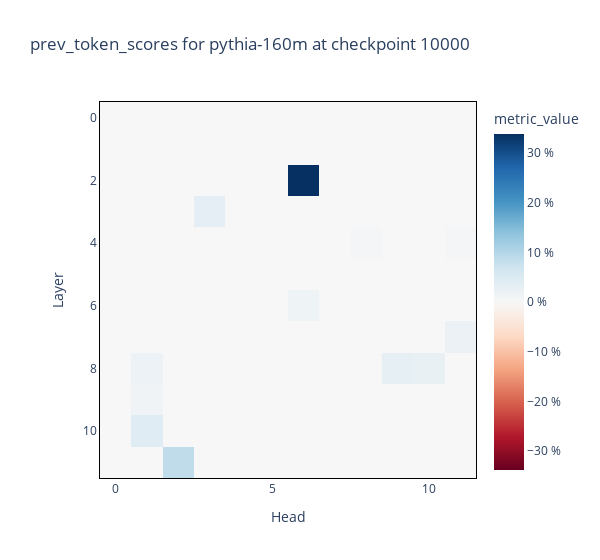

The cell this chart's notebook holds for it:
### Code cell
imshow_p(
        component_scores['tertiary_head_scores']['prev_token_scores'] * 100, 
        title=f'prev_token_scores for {MODEL_SHORTNAME} at checkpoint {checkpoint}',
        labels={"x": "Head", "y": "Layer", "color": "metric_value"},
        border=True,
        coloraxis=dict(colorbar_ticksuffix=" %"),
        width=600,
        margin={"r": 100, "l": 100}
        )

### Figure 1 — Plotly figure (JSON) as saved in the notebook; plotly's stock layout.template omitted (floating-point values rounded to 4 significant figures; data arrays with more than 128 entries replaced by an {"elided": "..."} marker saying what was removed)
{"data": [{"coloraxis": "coloraxis", "hovertemplate": "Head: %{x}<br>Layer: %{y}<br>metric_value: %{z}<extra></extra>", "name": "0", "type": "heatmap", "xaxis": "x", "yaxis": "y", "z": {"elided": "12x12 float values"}}], "layout": {"coloraxis": {"cmid": 0, "colorbar": {"ticksuffix": " %", "title": {"text": "metric_value"}}, "colorscale": [[0, "rgb(103,0,31)"], [0.1, "rgb(178,24,43)"], [0.2, "rgb(214,96,77)"], [0.3, "rgb(244,165,130)"], [0.4, "rgb(253,219,199)"], [0.5, "rgb(247,247,247)"], [0.6, "rgb(209,229,240)"], [0.7, "rgb(146,197,222)"], [0.8, "rgb(67,147,195)"], [0.9, "rgb(33,102,172)"], [1, "rgb(5,48,97)"]]}, "margin": {"l": 100, "r": 100}, "title": {"text": "prev_token_scores for pythia-160m at checkpoint 10000"}, "width": 600, "xaxis": {"anchor": "y", "constrain": "domain", "domain": [0, 1], "linecolor": "black", "linewidth": 1, "mirror": true, "scaleanchor": "y", "showline": true, "title": {"text": "Head"}}, "yaxis": {"anchor": "x", "autorange": "reversed", "constrain": "domain", "domain": [0, 1], "linecolor": "black", "linewidth": 1, "mirror": true, "showline": true, "title": {"text": "Layer"}}}}
